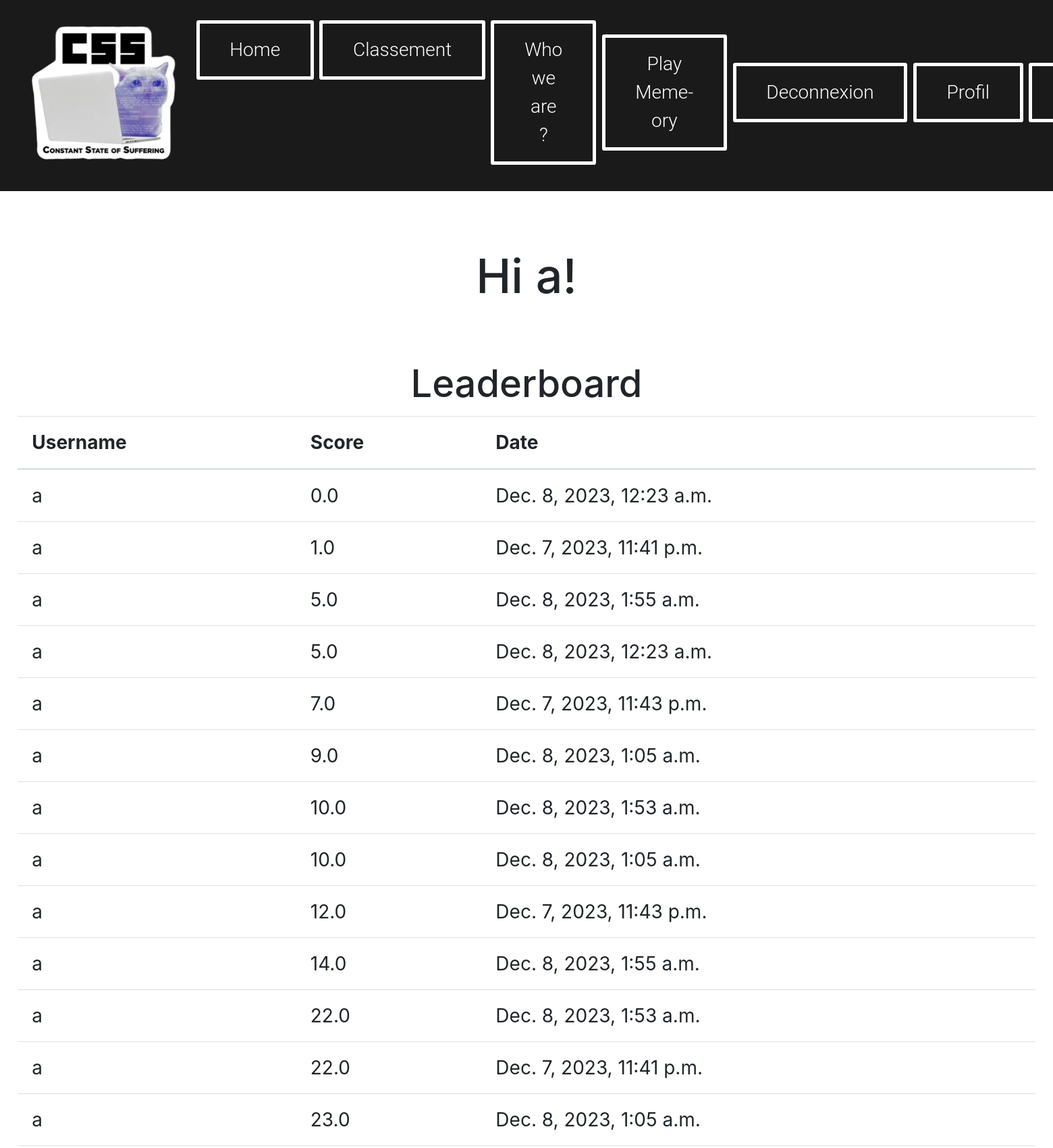
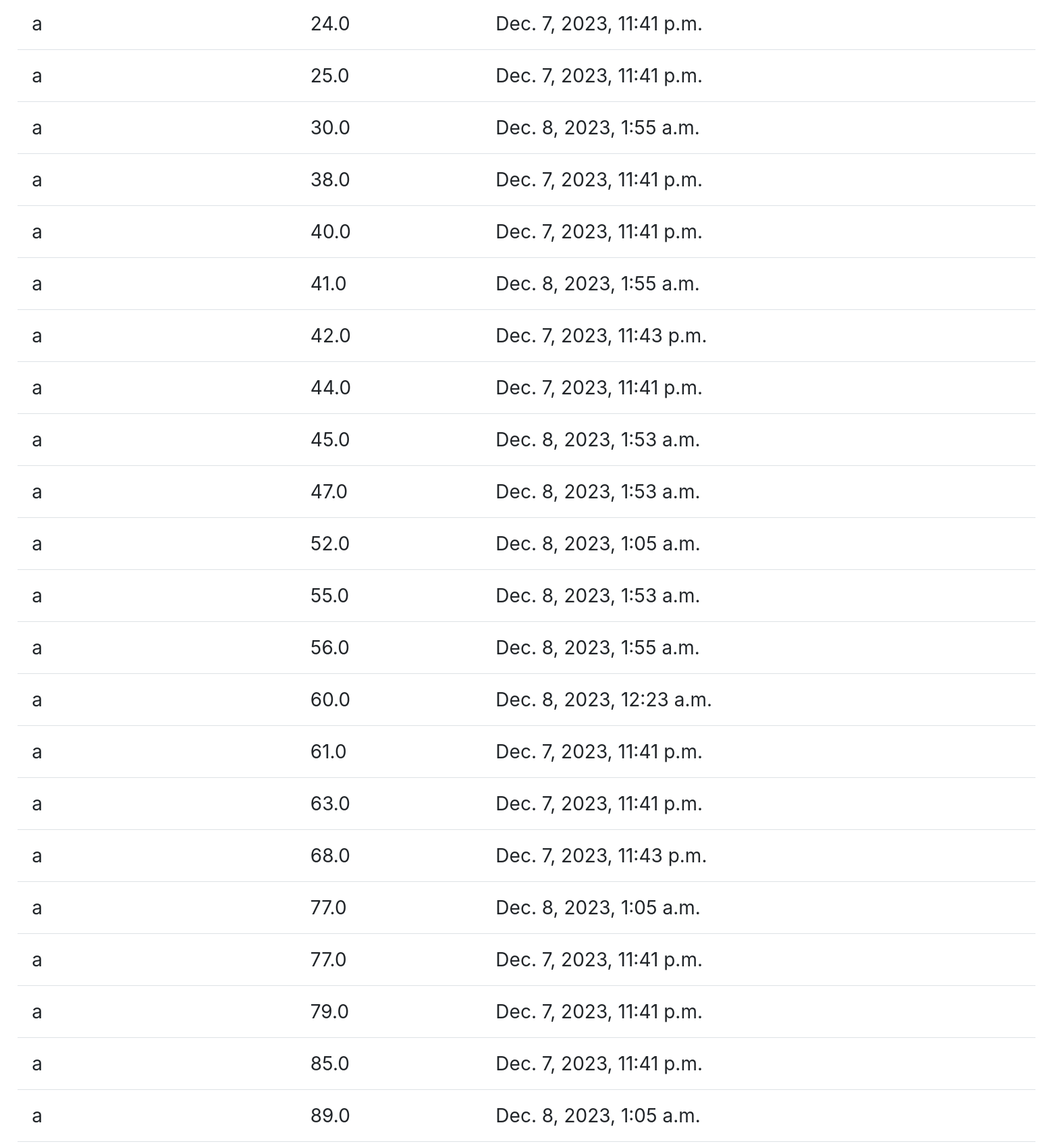
/Profil/ (signed in, upper part), run on the app's committed database (2 pictures, top to bottom).
### MyApp/models.py (models this page shows)
class Score(models.Model):
    user = models.ForeignKey(User, on_delete=models.CASCADE)
    score_value = models.FloatField()
    timestamp = models.DateTimeField(auto_now_add=True)

### MyApp/views.py (the view)
# urls.py: path("Profil/",views.ProfilPage, name ="Profil"),
def ProfilPage(request):
    return render(request, "Profil.html", {"scores": Score.objects.order_by("-score_value")[::-1]})

### MyApp/templates/Profil.html (shortened to what this page needs)
{% extends "header.html" %}
{% block content %}
<!DOCTYPE html>
<html lang="en">
    <head>
        <link href="https://stackpath.bootstrapcdn.com/bootstrap/4.3.1/css/bootstrap.min.css" rel="stylesheet">
    </head>
    <body>
        {% if user.is_authenticated %}
        <br><br>
            <center><strong><h1>Hi {{ user.username }}!</h1></strong></center>
            <div class="container mt-5">
                <h2 class="text-center">Leaderboard</h2>
                <table class="table">
                    <thead>
                        <tr>
                            <th>Username</th>
                            <th>Score</th>
                            <th>Date</th>
                        </tr>
                    </thead>
                    <tbody>
                        {% for score in scores %}
                            {% if score.user.username == user.username %}
                                <tr>
                                    <td>{{ score.user }}</td>
                                    <td>{{ score.score_value }}</td>
                                    <td>{{ score.timestamp }}</td>
                                </tr>
                            {% endif %}
                        {% endfor %}
                    </tbody>
                </table>
            </div>
            <br>
        {% else %}
            <p>You are not logged in</p>
            <a href="{% url 'Login' %}">Log In</a>
        {% endif %}
    </body>
</html>
{% endblock %}

### MyApp/templates/Header.html (style rules this page uses)
body { background: url('left-background-image.jpg') left repeat-y, url('right-background-image.jpg') right repeat-y; background-size: auto 100%; background-attachment: fixed; zoom: 175%; margin: 0; ; }

### data on the page
Score: user "a", score_value "0.0", timestamp "Dec. 8, 2023, 12:23 a.m."
Score: user "a", score_value "1.0", timestamp "Dec. 7, 2023, 11:41 p.m."
Score: user "a", score_value "5.0", timestamp "Dec. 8, 2023, 1:55 a.m."
Score: user "a", score_value "5.0", timestamp "Dec. 8, 2023, 12:23 a.m."
Score: user "a", score_value "7.0", timestamp "Dec. 7, 2023, 11:43 p.m."
Score: user "a", score_value "9.0", timestamp "Dec. 8, 2023, 1:05 a.m."
Score: user "a", score_value "10.0", timestamp "Dec. 8, 2023, 1:53 a.m."
Score: user "a", score_value "10.0", timestamp "Dec. 8, 2023, 1:05 a.m."
Score: user "a", score_value "12.0", timestamp "Dec. 7, 2023, 11:43 p.m."
Score: user "a", score_value "14.0", timestamp "Dec. 8, 2023, 1:55 a.m."
Score: user "a", score_value "22.0", timestamp "Dec. 8, 2023, 1:53 a.m."
Score: user "a", score_value "22.0", timestamp "Dec. 7, 2023, 11:41 p.m."
Score: user "a", score_value "23.0", timestamp "Dec. 8, 2023, 1:05 a.m."
Score: user "a", score_value "24.0", timestamp "Dec. 7, 2023, 11:41 p.m."
Score: user "a", score_value "25.0", timestamp "Dec. 7, 2023, 11:41 p.m."
Score: user "a", score_value "30.0", timestamp "Dec. 8, 2023, 1:55 a.m."
Score: user "a", score_value "38.0", timestamp "Dec. 7, 2023, 11:41 p.m."
Score: user "a", score_value "40.0", timestamp "Dec. 7, 2023, 11:41 p.m."
Score: user "a", score_value "41.0", timestamp "Dec. 8, 2023, 1:55 a.m."
Score: user "a", score_value "42.0", timestamp "Dec. 7, 2023, 11:43 p.m."
Score: user "a", score_value "44.0", timestamp "Dec. 7, 2023, 11:41 p.m."
Score: user "a", score_value "45.0", timestamp "Dec. 8, 2023, 1:53 a.m."
Score: user "a", score_value "47.0", timestamp "Dec. 8, 2023, 1:53 a.m."
Score: user "a", score_value "52.0", timestamp "Dec. 8, 2023, 1:05 a.m."
Score: user "a", score_value "55.0", timestamp "Dec. 8, 2023, 1:53 a.m."
Score: user "a", score_value "56.0", timestamp "Dec. 8, 2023, 1:55 a.m."
Score: user "a", score_value "60.0", timestamp "Dec. 8, 2023, 12:23 a.m."
Score: user "a", score_value "61.0", timestamp "Dec. 7, 2023, 11:41 p.m."
Score: user "a", score_value "63.0", timestamp "Dec. 7, 2023, 11:41 p.m."
Score: user "a", score_value "68.0", timestamp "Dec. 7, 2023, 11:43 p.m."
Score: user "a", score_value "77.0", timestamp "Dec. 8, 2023, 1:05 a.m."
Score: user "a", score_value "77.0", timestamp "Dec. 7, 2023, 11:41 p.m."
Score: user "a", score_value "79.0", timestamp "Dec. 7, 2023, 11:41 p.m."
Score: user "a", score_value "85.0", timestamp "Dec. 7, 2023, 11:41 p.m."
Score: user "a", score_value "89.0", timestamp "Dec. 8, 2023, 1:05 a.m."

### other printed values
{{ user.username }} "a"
